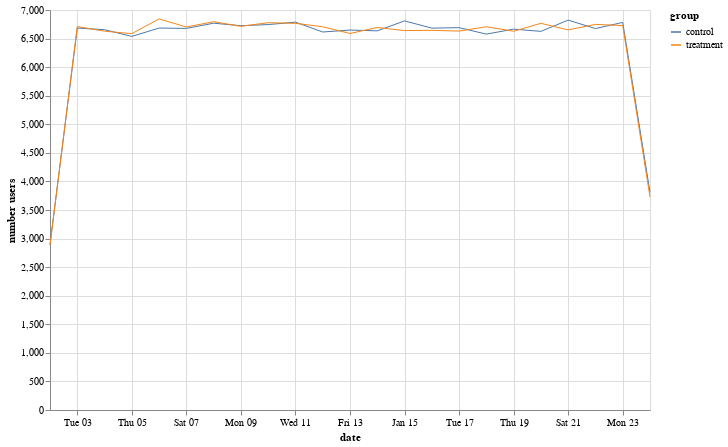

The notebook cell this image was saved under:
### Code cell
alt.Chart(users).mark_line(size=1).encode(
    alt.X('timestamp:T', axis=alt.Axis(title='date')),
    alt.Y('user_id:Q', axis=alt.Axis(title='number users')),
    tooltip=['group'],
    color='group:N'
).properties(
    width=600,
    height=400
)

### Figure 1 — Vega-Lite specification as saved in the notebook (floating-point values rounded to 4 significant figures)
{"config": {"view": {"continuousWidth": 400, "continuousHeight": 300}}, "data": {"name": "data-1fc6727fe6b5c9ea0de659ef14651c33"}, "mark": {"type": "line", "size": 1}, "encoding": {"color": {"field": "group", "type": "nominal"}, "tooltip": [{"field": "group", "type": "nominal"}], "x": {"axis": {"title": "date"}, "field": "timestamp", "type": "temporal"}, "y": {"axis": {"title": "number users"}, "field": "user_id", "type": "quantitative"}}, "height": 400, "width": 600, "$schema": "https://vega.github.io/schema/vega-lite/v4.17.0.json", "datasets": {"data-1fc6727fe6b5c9ea0de659ef14651c33": [{"timestamp": "2017-01-02T00:00:00", "group": "control", "user_id": 2894, "landing_page": 2894, "converted": 2894}, {"timestamp": "2017-01-02T00:00:00", "group": "treatment", "user_id": 2889, "landing_page": 2889, "converted": 2889}, {"timestamp": "2017-01-03T00:00:00", "group": "control", "user_id": 6684, "landing_page": 6684, "converted": 6684}, {"timestamp": "2017-01-03T00:00:00", "group": "treatment", "user_id": 6710, "landing_page": 6710, "converted": 6710}, {"timestamp": "2017-01-04T00:00:00", "group": "control", "user_id": 6655, "landing_page": 6655, "converted": 6655}, {"timestamp": "2017-01-04T00:00:00", "group": "treatment", "user_id": 6629, "landing_page": 6629, "converted": 6629}, {"timestamp": "2017-01-05T00:00:00", "group": "control", "user_id": 6538, "landing_page": 6538, "converted": 6538}, {"timestamp": "2017-01-05T00:00:00", "group": "treatment", "user_id": 6586, "landing_page": 6586, "converted": 6586}, {"timestamp": "2017-01-06T00:00:00", "group": "control", "user_id": 6684, "landing_page": 6684, "converted": 6684}, {"timestamp": "2017-01-06T00:00:00", "group": "treatment", "user_id": 6844, "landing_page": 6844, "converted": 6844}, {"timestamp": "2017-01-07T00:00:00", "group": "control", "user_id": 6678, "landing_page": 6678, "converted": 6678}, {"timestamp": "2017-01-07T00:00:00", "group": "treatment", "user_id": 6703, "landing_page": 6703, "converted": 6703}, {"timestamp": "2017-01-08T00:00:00", "group": "control", "user_id": 6769, "landing_page": 6769, "converted": 6769}, {"timestamp": "2017-01-08T00:00:00", "group": "treatment", "user_id": 6795, "landing_page": 6795, "converted": 6795}, {"timestamp": "2017-01-09T00:00:00", "group": "control", "user_id": 6725, "landing_page": 6725, "converted": 6725}, {"timestamp": "2017-01-09T00:00:00", "group": "treatment", "user_id": 6714, "landing_page": 6714, "converted": 6714}, {"timestamp": "2017-01-10T00:00:00", "group": "control", "user_id": 6745, "landing_page": 6745, "converted": 6745}, {"timestamp": "2017-01-10T00:00:00", "group": "treatment", "user_id": 6778, "landing_page": 6778, "converted": 6778}, {"timestamp": "2017-01-11T00:00:00", "group": "control", "user_id": 6787, "landing_page": 6787, "converted": 6787}, {"timestamp": "2017-01-11T00:00:00", "group": "treatment", "user_id": 6766, "landing_page": 6766, "converted": 6766}, {"timestamp": "2017-01-12T00:00:00", "group": "control", "user_id": 6615, "landing_page": 6615, "converted": 6615}, {"timestamp": "2017-01-12T00:00:00", "group": "treatment", "user_id": 6707, "landing_page": 6707, "converted": 6707}, {"timestamp": "2017-01-13T00:00:00", "group": "control", "user_id": 6649, "landing_page": 6649, "converted": 6649}, {"timestamp": "2017-01-13T00:00:00", "group": "treatment", "user_id": 6589, "landing_page": 6589, "converted": 6589}, {"timestamp": "2017-01-14T00:00:00", "group": "control", "user_id": 6635, "landing_page": 6635, "converted": 6635}, {"timestamp": "2017-01-14T00:00:00", "group": "treatment", "user_id": 6694, "landing_page": 6694, "converted": 6694}, {"timestamp": "2017-01-15T00:00:00", "group": "control", "user_id": 6809, "landing_page": 6809, "converted": 6809}, {"timestamp": "2017-01-15T00:00:00", "group": "treatment", "user_id": 6640, "landing_page": 6640, "converted": 6640}, {"timestamp": "2017-01-16T00:00:00", "group": "control", "user_id": 6683, "landing_page": 6683, "converted": 6683}, {"timestamp": "2017-01-16T00:00:00", "group": "treatment", "user_id": 6644, "landing_page": 6644, "converted": 6644}, {"timestamp": "2017-01-17T00:00:00", "group": "control", "user_id": 6691, "landing_page": 6691, "converted": 6691}, {"timestamp": "2017-01-17T00:00:00", "group": "treatment", "user_id": 6631, "landing_page": 6631, "converted": 6631}, {"timestamp": "2017-01-18T00:00:00", "group": "control", "user_id": 6578, "landing_page": 6578, "converted": 6578}, {"timestamp": "2017-01-18T00:00:00", "group": "treatment", "user_id": 6707, "landing_page": 6707, "converted": 6707}, {"timestamp": "2017-01-19T00:00:00", "group": "control", "user_id": 6665, "landing_page": 6665, "converted": 6665}, {"timestamp": "2017-01-19T00:00:00", "group": "treatment", "user_id": 6628, "landing_page": 6628, "converted": 6628}, {"timestamp": "2017-01-20T00:00:00", "group": "control", "user_id": 6626, "landing_page": 6626, "converted": 6626}, {"timestamp": "2017-01-20T00:00:00", "group": "treatment", "user_id": 6767, "landing_page": 6767, "converted": 6767}, {"timestamp": "2017-01-21T00:00:00", "group": "control", "user_id": 6823, "landing_page": 6823, "converted": 6823}, {"timestamp": "2017-01-21T00:00:00", "group": "treatment", "user_id": 6652, "landing_page": 6652, "converted": 6652}, {"timestamp": "2017-01-22T00:00:00", "group": "control", "user_id": 6675, "landing_page": 6675, "converted": 6675}, {"timestamp": "2017-01-22T00:00:00", "group": "treatment", "user_id": 6748, "landing_page": 6748, "converted": 6748}, {"timestamp": "2017-01-23T00:00:00", "group": "control", "user_id": 6783, "landing_page": 6783, "converted": 6783}, {"timestamp": "2017-01-23T00:00:00", "group": "treatment", "user_id": 6728, "landing_page": 6728, "converted": 6728}, {"timestamp": "2017-01-24T00:00:00", "group": "control", "user_id": 3811, "landing_page": 3811, "converted": 3811}, {"timestamp": "2017-01-24T00:00:00", "group": "treatment", "user_id": 3727, "landing_page": 3727, "converted": 3727}]}}
